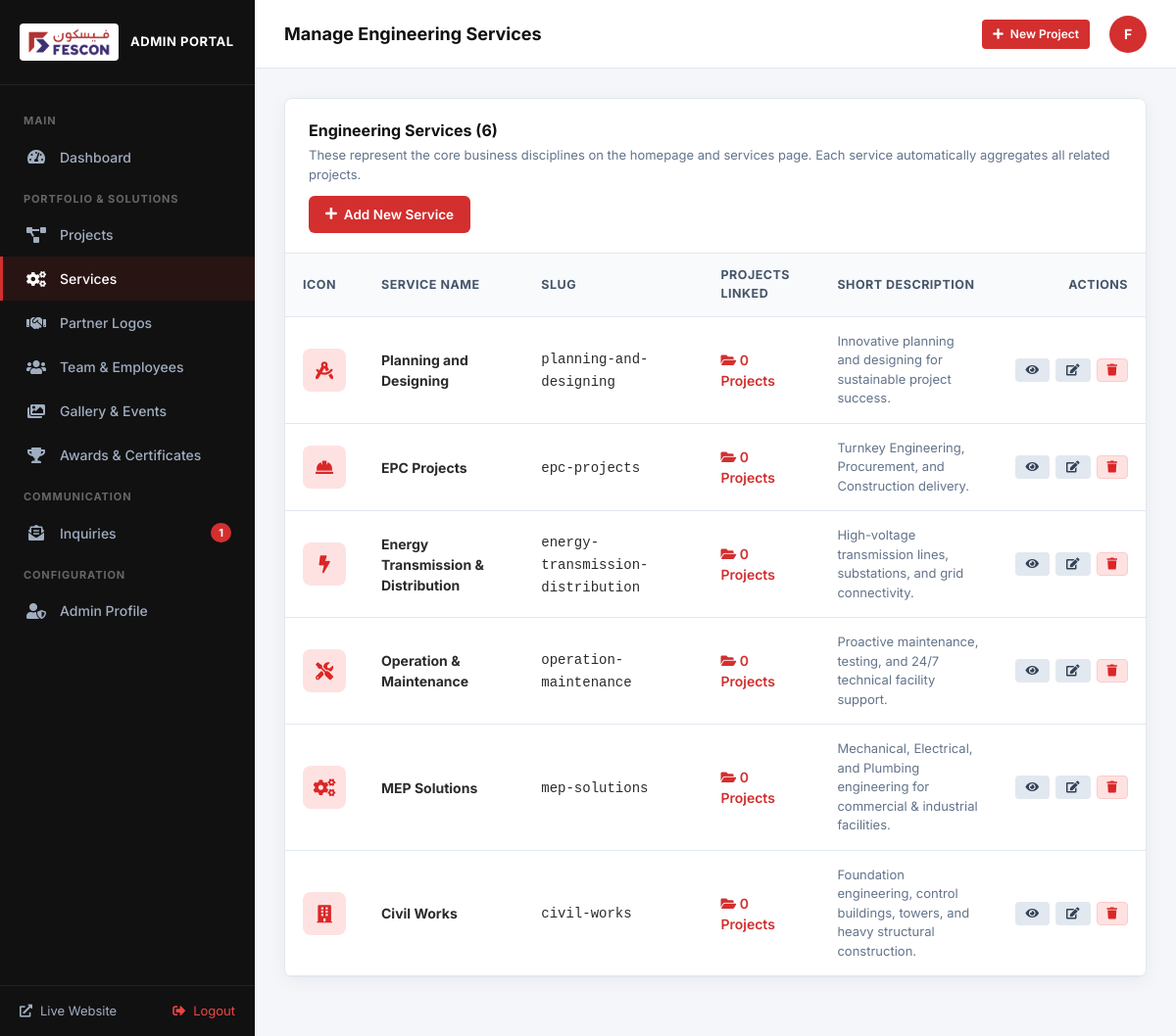
Screenshot of /admin/services.php (signed in) with the database file from the repository.
### tables this page shows
CREATE TABLE services (
        id INTEGER PRIMARY KEY AUTOINCREMENT,
        name TEXT NOT NULL,
        slug TEXT UNIQUE NOT NULL,
        icon_class TEXT,
        image_url TEXT,
        short_description TEXT,
        full_description TEXT,
        sort_order INTEGER DEFAULT 0,
        is_active INTEGER DEFAULT 1,
        created_at DATETIME DEFAULT CURRENT_TIMESTAMP
    );

### includes/db.php (called while the page is built, shortened)
<?php
require_once __DIR__ . '/config.php';
function get_db() {
    static $pdo = null;
    if ($pdo === null) {
        $storageDir = dirname(__DIR__) . '/storage';
        $dbPath = $storageDir . '/database.sqlite';
        try {
            $pdo = new PDO('sqlite:' . $dbPath);
            $pdo->setAttribute(PDO::ATTR_ERRMODE, PDO::ERRMODE_EXCEPTION);
            $pdo->setAttribute(PDO::ATTR_DEFAULT_FETCH_MODE, PDO::FETCH_ASSOC);
            $pdo->exec('PRAGMA busy_timeout = 5000;');
        } catch (PDOException $e) {
            error_log('Database Connection Error: ' . $e->getMessage());
            if (!headers_sent()) {
                http_response_code(500);
            }
            die('Database Connection Error: ' . htmlspecialchars($e->getMessage()));
        }
    }
    return $pdo;
}
function get_all_services($activeOnly = true) {
    $db = get_db();
    $sql = "SELECT s.*, (SELECT COUNT(*) FROM projects p WHERE p.service_id = s.id) AS project_count
            FROM services s ";
    $sql .= "ORDER BY s.sort_order ASC, s.id ASC";
    return $db->query($sql)->fetchAll();
}
?>

### includes/config.php (called while the page is built, shortened)
<?php
$scriptName = str_replace('\\', '/', $_SERVER['SCRIPT_NAME'] ?? '');
$scriptDir = dirname($scriptName);
if ($scriptDir === '/' || $scriptDir === '\\') {
    $base_url = '';
} else {
    $parts = explode('/', trim($scriptDir, '/'));
    $knownPages = [
        'about-us', 'our-story', 'our-values', 'management-team', 'the-founder',
        'certifications', 'collaborations', 'blogs', 'gallery', 'awards', 'services', 'planning-and-designing',
        'epc-projects', 'energy-transmission-distribution', 'operation-maintenance',
        'mep-solutions', 'civil-works', 'projects', 'hse-policy', 'welfare-policy',
        'csr-policy', 'team', 'contact-us', 'careers', 'client-projects',
        'project-detail', 'service-detail', 'admin', 'api'
    ];
    if (!empty($parts) && in_array(end($parts), $knownPages)) {
        array_pop($parts);
    }
    $base_url = !empty($parts) ? '/' . implode('/', $parts) : '';
}
?>

### admin/services.php (the view, shortened to what this page needs)
<?php
require_once __DIR__ . '/includes/header.php';
$services = get_all_services(false);
?>
<div class="admin-card">
    <div class="admin-card-header">
        <div>
            <h3 class="admin-card-title">Engineering Services (<?php echo count($services); ?>)</h3>
            <p style="font-size: 13px; color: #64748b; margin: 4px 0 0;">These represent the core business disciplines on the homepage and services page. Each service automatically aggregates all related projects.</p>
        </div>
        <a href="<?php echo $base_url; ?>/admin/service-form.php" class="btn-admin btn-admin-primary">
            <i class="fas fa-plus"></i> Add New Service
        </a>
    </div>
    <div class="admin-table-wrap">
        <table class="admin-table">
            <thead>
                <tr>
                    <th style="width: 70px;">Icon</th>
                    <th>Service Name</th>
                    <th>Slug</th>
                    <th>Projects Linked</th>
                    <th>Short Description</th>
                    <th style="text-align: right; width: 140px;">Actions</th>
                </tr>
            </thead>
            <tbody>
                <?php if (!empty($services)): ?>
                    <?php foreach ($services as $s): ?>
                        <tr>
                            <td>
                                <div style="width: 44px; height: 44px; border-radius: 8px; background: #fee2e2; color: #dc2626; display: flex; align-items: center; justify-content: center; font-size: 18px;">
                                    <i class="<?php echo htmlspecialchars($s['icon_class'] ?: 'fas fa-cogs'); ?>"></i>
                                </div>
                            </td>
                            <td>
                                <strong><?php echo htmlspecialchars($s['name']); ?></strong>
                            </td>
                            <td>
                                <code><?php echo htmlspecialchars($s['slug']); ?></code>
                            </td>
                            <td>
                                <a href="<?php echo $base_url; ?>/service-detail.php?service=<?php echo urlencode($s['slug']); ?>" target="_blank" style="font-weight: 600; color: var(--admin-primary); text-decoration: none;">
                                    <i class="fas fa-folder-open"></i> <?php echo $s['project_count']; ?> Projects
                                </a>
                            </td>
                            <td>
                                <div style="font-size: 13px; color: #64748b; max-width: 320px;">
                                    <?php echo htmlspecialchars(substr($s['short_description'], 0, 95) . (strlen($s['short_description']) > 95 ? '...' : '')); ?>
                                </div>
                            </td>
                            <td style="text-align: right;">
                                <div style="display: inline-flex; gap: 6px;">
                                    <a href="<?php echo $base_url; ?>/service-detail.php?service=<?php echo urlencode($s['slug']); ?>" target="_blank" class="btn-admin btn-admin-secondary btn-admin-sm" title="View Public Page">
                                        <i class="fas fa-eye"></i>
                                    </a>
                                    <a href="<?php echo $base_url; ?>/admin/service-form.php?id=<?php echo $s['id']; ?>" class="btn-admin btn-admin-secondary btn-admin-sm" title="Edit">
                                        <i class="fas fa-edit"></i>
                                    </a>
                                    <button type="button" class="btn-admin btn-admin-danger btn-admin-sm" title="Delete" onclick="if(confirmDelete('Delete this service? Associated projects will be unlinked.')) { document.getElementById('del-srv-<?php echo $s['id']; ?>').submit(); }">
                                        <i class="fas fa-trash"></i>
                                    </button>
                                </div>
                            </td>
                        </tr>
                    <?php endforeach; ?>
                <?php else: ?>
                    <tr>
                        <td colspan="6" style="text-align: center; color: #64748b; padding: 40px;">No services registered yet.</td>
                    </tr>
                <?php endif; ?>
            </tbody>
        </table>
    </div>
</div>
<?php require_once __DIR__ . '/includes/footer.php'; ?>

### admin/assets/css/admin.css (style rules this page uses)
:root { --admin-sidebar-bg: #111111; --admin-sidebar-hover: #1f1f1f; --admin-sidebar-active: #d32f2f; --admin-primary: #d32f2f; --admin-primary-hover: #b71c1c; --admin-secondary: #066aab; --admin-dark: #1e1e24; --admin-light-bg: #f4f6f9; --admin-card-bg: #ffffff; --admin-text-main: #2b2b2b; --admin-text-muted: #6c757d; --admin-border: #e2e8f0; --admin-success: #28a745; --admin-warning: #ffc107; --admin-danger: #dc3545; --admin-radius: 8px; --admin-shadow: 0 4px 18px rgba(0, 0, 0, 0.05); }
* { box-sizing: border-box; margin: 0; padding: 0; }
body.admin-body { font-family: 'Inter', -apple-system, BlinkMacSystemFont, "Segoe UI", Roboto, sans-serif; background-color: var(--admin-light-bg); color: var(--admin-text-main); display: flex; min-height: 100vh; font-size: 14px; line-height: 1.5; }
.admin-card { background: var(--admin-card-bg); border-radius: var(--admin-radius); border: 1px solid var(--admin-border); box-shadow: var(--admin-shadow); margin-bottom: 30px; overflow: hidden; }
.admin-card-header { padding: 20px 24px; border-bottom: 1px solid var(--admin-border); display: flex; align-items: center; justify-content: space-between; flex-wrap: wrap; gap: 12px; }
.admin-card-title { font-size: 16px; font-weight: 700; color: #111; }
.admin-table-wrap { overflow-x: auto; }
.admin-table { width: 100%; border-collapse: collapse; text-align: left; }
.admin-table th { background: #f8fafc; padding: 13px 18px; font-size: 12.5px; font-weight: 700; color: #475569; text-transform: uppercase; letter-spacing: 0.04em; border-bottom: 1px solid var(--admin-border); }
.admin-table td { padding: 15px 18px; border-bottom: 1px solid var(--admin-border); vertical-align: middle; font-size: 14px; }
.btn-admin { display: inline-flex; align-items: center; gap: 7px; padding: 8px 16px; border-radius: 6px; font-size: 13.5px; font-weight: 600; text-decoration: none; cursor: pointer; border: 1px solid transparent; transition: all 0.2s ease; }
.btn-admin-primary { background: var(--admin-primary); color: #ffffff; }
.btn-admin-secondary { background: #e2e8f0; color: #334155; }
.btn-admin-danger { background: #fee2e2; color: #dc2626; border-color: #fecaca; }
.btn-admin-sm { padding: 5px 10px; font-size: 12px; border-radius: 4px; }

### rows the page displays
services: name "Planning and Designing", slug "planning-and-designing", project_count "0", short_description "Innovative planning and designing for sustainable project success."
services: name "EPC Projects", slug "epc-projects", project_count "0", short_description "Turnkey Engineering, Procurement, and Construction delivery."
services: name "Energy Transmission & Distribution", slug "energy-transmission-distribution", project_count "0", short_description "High-voltage transmission lines, substations, and grid connectivity."
services: name "Operation & Maintenance", slug "operation-maintenance", project_count "0", short_description "Proactive maintenance, testing, and 24/7 technical facility support."
services: name "MEP Solutions", slug "mep-solutions", project_count "0", short_description "Mechanical, Electrical, and Plumbing engineering for commercial & industrial facilities."
services: name "Civil Works", slug "civil-works", project_count "0", short_description "Foundation engineering, control buildings, towers, and heavy structural construction."

### other values shown
$unread_count "1"
$admin_page_title "Manage Engineering Services"
substr($current_admin['name'], 0, 1) "F"
count($services) "6"
